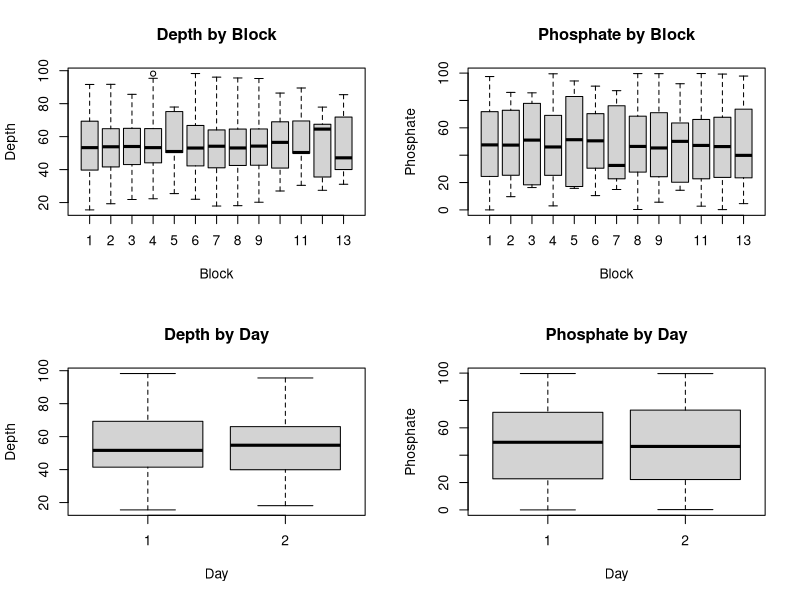
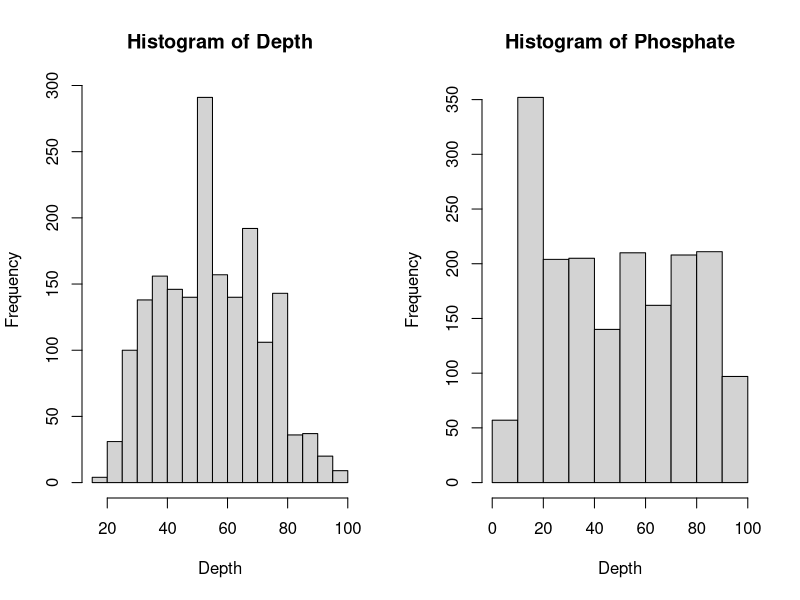
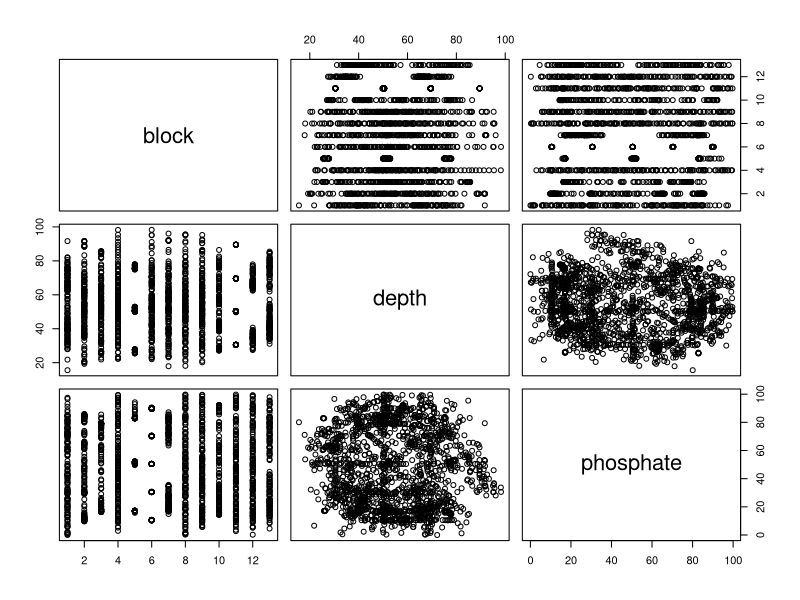
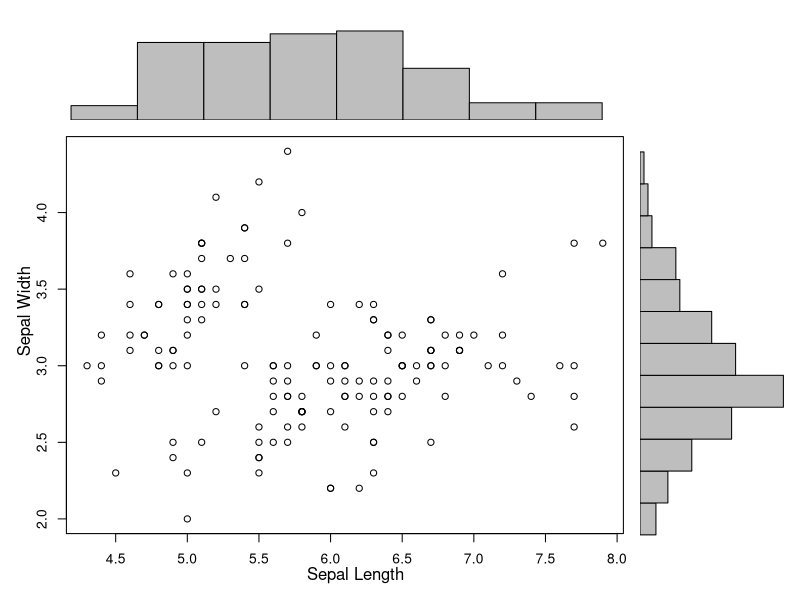

Write the R code that produced these figures, in order.
## ---- chunk 1
knitr::opts_chunk$set(echo = TRUE)
library(readxl)
## ---- chunk 2
# Import data set
data_1 <- read_excel("04_projecting_knowledge_plots/HW4_data.xlsx", sheet = 1)
data_2 <- read_excel("04_projecting_knowledge_plots/HW4_data.xlsx", sheet = 2)

# Add day variable and combine sheets
data_1$day <- 1
data_2$day <- 2
data <- rbind(data_1, data_2)

# Summary statistics
summary(data)

# Factor Exploration with Multipanel plots
par(mfrow = c(2,2))
data$block <- as.factor(data$block)
boxplot(data$depth ~ data$block, main = 'Depth by Block', xlab = 'Block', ylab = 'Depth')
boxplot(data$phosphate ~ data$block, main = 'Phosphate by Block', xlab = 'Block', 
        ylab = 'Phosphate')
data$day <- as.factor(data$day)
boxplot(data$depth ~ data$day, main = 'Depth by Day', xlab = 'Day', ylab = 'Depth')
boxplot(data$phosphate ~ data$day, main = 'Phosphate by Day', xlab = 'Day', ylab = 'Phosphate')

# Additional multipanel plots 
par(mfrow = c(1,2))
hist(data$depth, main = 'Histogram of Depth', xlab = 'Depth', ylab = 'Frequency')
hist(data$phosphate, main = 'Histogram of Phosphate', xlab = 'Depth', ylab = 'Frequency')

# Correlation Plots
pairs(data[1:3])
## ---- chunk 3
# Define function
scatterhist = function(x, y, xlab="", ylab=""){
  zones=matrix(c(2,0,1,3), ncol=2, byrow=TRUE)
  layout(zones, widths=c(4/5,1/5), heights=c(1/5,4/5))
  xhist = hist(x, plot=FALSE)
  yhist = hist(y, plot=FALSE)
  top = max(c(xhist$counts, yhist$counts))
  par(mar=c(4,4,1,1))
  plot(x,y, xlab = ' ', ylab = ' ')
  par(mar=c(0,3,1,1))
  barplot(xhist$counts, axes=FALSE, ylim=c(0, top), space=0)
  par(mar=c(3,0,1,1))
  barplot(yhist$counts, axes=FALSE, xlim=c(0, top), space=0, horiz=TRUE)
  par(oma=c(3,3,0,0))
  mtext(xlab, side=1, line=1, outer=TRUE, adj=0, 
    at=.8 * (mean(x) - min(x))/(max(x)-min(x)))
  mtext(ylab, side=2, line=1, outer=TRUE, adj=0, 
    at=(.8 * (mean(y) - min(y))/(max(y) - min(y))))
}

# Use dataset 'iris'
# Call function for 'sepal.length' and 'sepal.width'
scatterhist(iris$Sepal.Length, iris$Sepal.Width, 'Sepal Length', 'Sepal Width')
